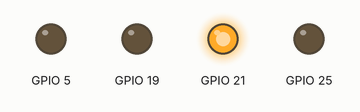
This sketch was run on a simulated ESP32. Shown: output pins drawn as LEDs (lit = HIGH).

Above: at 0.05 s.
At 2.5 s:
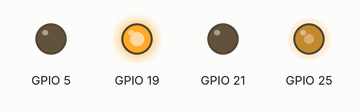
At 4.95 s:
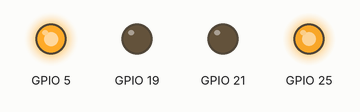
Timing chart, 0 to 6.5 s (numbered marks = the images above):
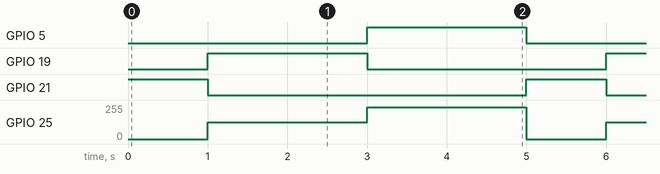

Measured:
- by itself, GPIO 5, GPIO 19: alternates HIGH for 2.0 s and LOW for 3.0 s
- by itself, GPIO 21: alternates HIGH for 1.0 s and LOW for 4.0 s
- by itself, GPIO 25: repeats every 5.0 s: 240/255 2.0 s, 0/255 1.0 s, 124/255 2.0 s

The sketch:

test.ino
```cpp
void setup() {
  // put your setup code here, to run once:
 Serial.begin(115200);
pinMode(5, OUTPUT);
pinMode(19, OUTPUT);
 pinMode(21, OUTPUT);
}

void loop() {
  dacWrite(25, 0);
   digitalWrite(21, HIGH);
   digitalWrite(5, LOW);
   delay(1000);
   dacWrite(25, 124);
   digitalWrite(19, HIGH);
   digitalWrite(21, LOW);
    delay(2000);
dacWrite(25, 240);
digitalWrite(19, LOW);
   digitalWrite(5, HIGH);
    delay(2000);
}
```
